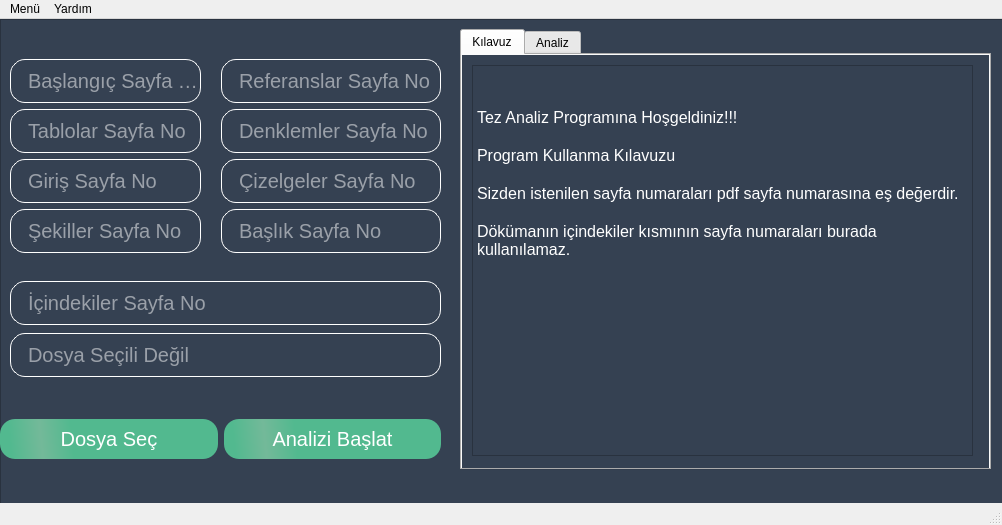
<?xml version="1.0" encoding="UTF-8"?>
<ui version="4.0">
 <class>MainWindow</class>
 <widget class="QMainWindow" name="MainWindow">
  <property name="geometry">
   <rect>
    <x>0</x>
    <y>0</y>
    <width>1002</width>
    <height>525</height>
   </rect>
  </property>
  <property name="minimumSize">
   <size>
    <width>100</width>
    <height>510</height>
   </size>
  </property>
  <property name="maximumSize">
   <size>
    <width>5000</width>
    <height>3000</height>
   </size>
  </property>
  <property name="windowTitle">
   <string>Tez Analiz Programı</string>
  </property>
  <property name="windowIcon">
   <iconset>
    <normaloff>../icon.png</normaloff>../icon.png</iconset>
  </property>
  <widget class="QWidget" name="centralwidget">
   <widget class="QFrame" name="frame">
    <property name="enabled">
     <bool>true</bool>
    </property>
    <property name="geometry">
     <rect>
      <x>0</x>
      <y>0</y>
      <width>1061</width>
      <height>750</height>
     </rect>
    </property>
    <property name="minimumSize">
     <size>
      <width>1000</width>
      <height>750</height>
     </size>
    </property>
    <property name="maximumSize">
     <size>
      <width>5000</width>
      <height>3000</height>
     </size>
    </property>
    <property name="styleSheet">
     <string notr="true">QFrame{
background: #354152;
}

QLineEdit{
 border: 1px solid gray;
    border-radius: 10px;
    min-width: 6em;
	font-size:20px;
	padding-left:15px;
	height:42px;
	border-radius:15px;
	border-color: rgb(255, 255, 255);
	background: transparent;
	color:white;
}

QPushButton{
border-radius: 15px;
	background-color: qlineargradient(spread:reflect, x1:1, y1:0.466409, x2:0.188, y2:0.482727, stop:0.823864 rgba(82, 185, 143, 255), stop:1 rgba(115, 185, 153, 255));
padding: 8px 16px;
color: white;
font-size: 20px;
}
QPushButton:pressed{
color: black;
background: #008bd1
}











</string>
    </property>
    <property name="frameShape">
     <enum>QFrame::StyledPanel</enum>
    </property>
    <property name="frameShadow">
     <enum>QFrame::Raised</enum>
    </property>
    <widget class="QTabWidget" name="tabWidget">
     <property name="geometry">
      <rect>
       <x>460</x>
       <y>10</y>
       <width>531</width>
       <height>441</height>
      </rect>
     </property>
     <property name="currentIndex">
      <number>0</number>
     </property>
     <widget class="QWidget" name="tab">
      <attribute name="title">
       <string>Kılavuz</string>
      </attribute>
      <widget class="QPlainTextEdit" name="plainTextEdit">
       <property name="geometry">
        <rect>
         <x>10</x>
         <y>10</y>
         <width>501</width>
         <height>391</height>
        </rect>
       </property>
       <property name="font">
        <font>
         <pointsize>12</pointsize>
        </font>
       </property>
       <property name="styleSheet">
        <string notr="true">color: rgb(255, 255, 255);</string>
       </property>
       <property name="plainText">
        <string>

Tez Analiz Programına Hoşgeldiniz!!!

Program Kullanma Kılavuzu

Sizden istenilen sayfa numaraları pdf sayfa numarasına eş değerdir.

Dökümanın içindekiler kısmının sayfa numaraları burada kullanılamaz.</string>
       </property>
      </widget>
     </widget>
     <widget class="QWidget" name="tab_2">
      <attribute name="title">
       <string>Analiz</string>
      </attribute>
      <widget class="QListWidget" name="listWidget">
       <property name="geometry">
        <rect>
         <x>0</x>
         <y>0</y>
         <width>531</width>
         <height>421</height>
        </rect>
       </property>
       <property name="font">
        <font>
         <pointsize>9</pointsize>
        </font>
       </property>
       <property name="styleSheet">
        <string notr="true">background-color: rgb(255, 255, 255);</string>
       </property>
      </widget>
     </widget>
    </widget>
    <widget class="QLabel" name="label">
     <property name="geometry">
      <rect>
       <x>270</x>
       <y>190</y>
       <width>191</width>
       <height>221</height>
      </rect>
     </property>
     <property name="text">
      <string/>
     </property>
     <property name="pixmap">
      <pixmap>../2613204-200.png</pixmap>
     </property>
    </widget>
    <widget class="QWidget" name="horizontalLayoutWidget">
     <property name="geometry">
      <rect>
       <x>0</x>
       <y>390</y>
       <width>441</width>
       <height>61</height>
      </rect>
     </property>
     <layout class="QHBoxLayout" name="horizontalLayout">
      <item>
       <widget class="QPushButton" name="btn_dosya_sec">
        <property name="styleSheet">
         <string notr="true"/>
        </property>
        <property name="text">
         <string>Dosya Seç</string>
        </property>
       </widget>
      </item>
      <item>
       <widget class="QPushButton" name="btn_pdf_analiz_yap">
        <property name="enabled">
         <bool>false</bool>
        </property>
        <property name="styleSheet">
         <string notr="true"/>
        </property>
        <property name="text">
         <string>Analizi Başlat</string>
        </property>
       </widget>
      </item>
     </layout>
    </widget>
    <widget class="QWidget" name="formLayoutWidget">
     <property name="geometry">
      <rect>
       <x>10</x>
       <y>40</y>
       <width>431</width>
       <height>211</height>
      </rect>
     </property>
     <layout class="QFormLayout" name="formLayout">
      <property name="horizontalSpacing">
       <number>20</number>
      </property>
      <item row="0" column="0">
       <widget class="QLineEdit" name="txt_no_baslangic">
        <property name="echoMode">
         <enum>QLineEdit::Normal</enum>
        </property>
        <property name="placeholderText">
         <string>Başlangıç Sayfa No</string>
        </property>
       </widget>
      </item>
      <item row="0" column="1">
       <widget class="QLineEdit" name="txt_no_referans">
        <property name="echoMode">
         <enum>QLineEdit::Normal</enum>
        </property>
        <property name="placeholderText">
         <string>Referanslar Sayfa No</string>
        </property>
       </widget>
      </item>
      <item row="1" column="0">
       <widget class="QLineEdit" name="txt_no_tablolar">
        <property name="echoMode">
         <enum>QLineEdit::Normal</enum>
        </property>
        <property name="placeholderText">
         <string>Tablolar Sayfa No</string>
        </property>
       </widget>
      </item>
      <item row="1" column="1">
       <widget class="QLineEdit" name="txt_no_denklemler">
        <property name="echoMode">
         <enum>QLineEdit::Normal</enum>
        </property>
        <property name="placeholderText">
         <string>Denklemler Sayfa No</string>
        </property>
       </widget>
      </item>
      <item row="2" column="0">
       <widget class="QLineEdit" name="txt_no_giris">
        <property name="echoMode">
         <enum>QLineEdit::Normal</enum>
        </property>
        <property name="placeholderText">
         <string>Giriş Sayfa No</string>
        </property>
       </widget>
      </item>
      <item row="2" column="1">
       <widget class="QLineEdit" name="txt_no_cizelge">
        <property name="echoMode">
         <enum>QLineEdit::Normal</enum>
        </property>
        <property name="placeholderText">
         <string>Çizelgeler Sayfa No</string>
        </property>
       </widget>
      </item>
      <item row="3" column="0">
       <widget class="QLineEdit" name="txt_no_sekiller">
        <property name="enabled">
         <bool>true</bool>
        </property>
        <property name="placeholderText">
         <string>Şekiller Sayfa No</string>
        </property>
       </widget>
      </item>
      <item row="3" column="1">
       <widget class="QLineEdit" name="txt_no_baslik">
        <property name="echoMode">
         <enum>QLineEdit::Normal</enum>
        </property>
        <property name="placeholderText">
         <string>Başlık Sayfa No</string>
        </property>
       </widget>
      </item>
     </layout>
    </widget>
    <widget class="QWidget" name="verticalLayoutWidget">
     <property name="geometry">
      <rect>
       <x>10</x>
       <y>260</y>
       <width>431</width>
       <height>101</height>
      </rect>
     </property>
     <layout class="QVBoxLayout" name="verticalLayout">
      <item>
       <widget class="QLineEdit" name="txt_no_icindekiler">
        <property name="placeholderText">
         <string>İçindekiler Sayfa No</string>
        </property>
       </widget>
      </item>
      <item>
       <widget class="QLineEdit" name="txt_dosya_yolu">
        <property name="placeholderText">
         <string>Dosya Seçili Değil</string>
        </property>
       </widget>
      </item>
     </layout>
    </widget>
    <zorder>label</zorder>
    <zorder>tabWidget</zorder>
    <zorder>horizontalLayoutWidget</zorder>
    <zorder>formLayoutWidget</zorder>
    <zorder>verticalLayoutWidget</zorder>
   </widget>
  </widget>
  <widget class="QMenuBar" name="menubar">
   <property name="geometry">
    <rect>
     <x>0</x>
     <y>0</y>
     <width>1002</width>
     <height>26</height>
    </rect>
   </property>
   <widget class="QMenu" name="menuMen">
    <property name="title">
     <string>Menü</string>
    </property>
    <addaction name="action_dosya_sec"/>
   </widget>
   <widget class="QMenu" name="menuYard_m">
    <property name="title">
     <string>Yardım</string>
    </property>
    <addaction name="action_kilavuz"/>
   </widget>
   <addaction name="menuMen"/>
   <addaction name="menuYard_m"/>
  </widget>
  <widget class="QStatusBar" name="statusbar"/>
  <action name="action_kilavuz">
   <property name="text">
    <string>Kılavuz</string>
   </property>
  </action>
  <action name="action_dosya_sec">
   <property name="text">
    <string>Dosya Seç</string>
   </property>
  </action>
 </widget>
 <resources/>
 <connections/>
</ui>
